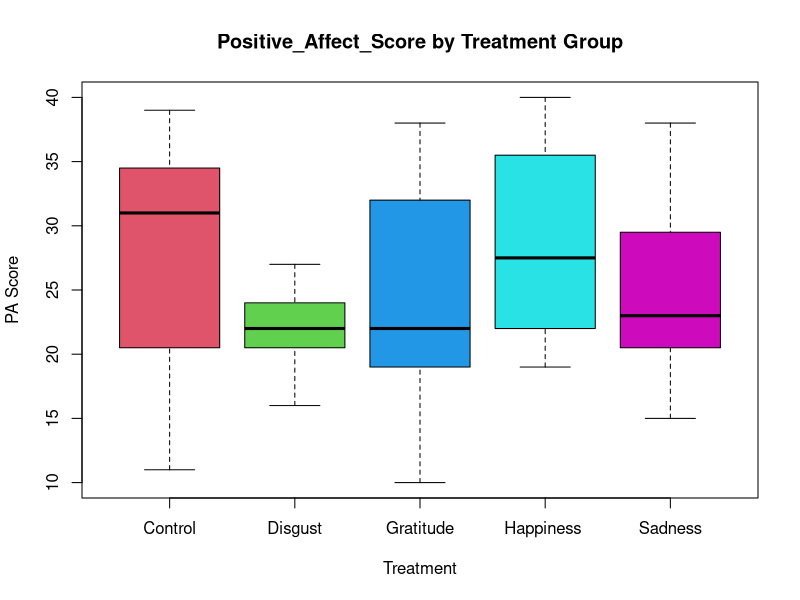
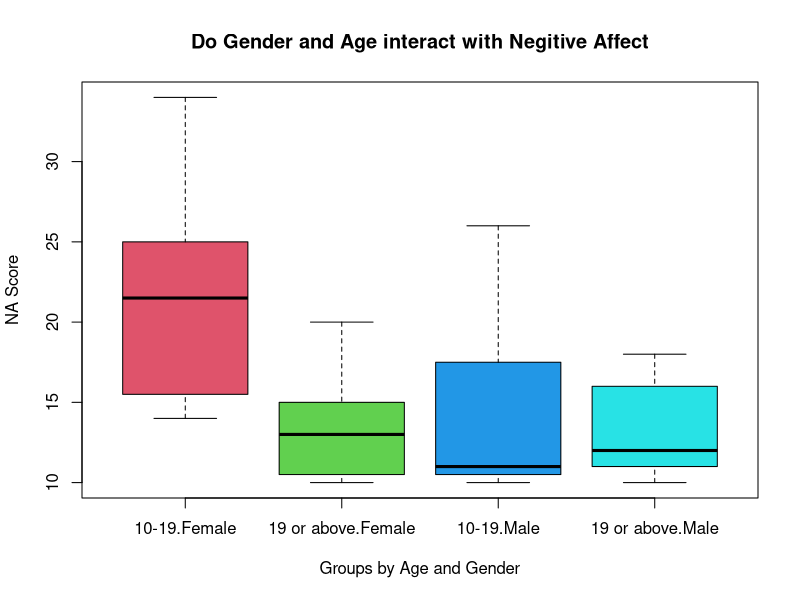

Write R code to recreate these figures, in order.
## ---- chunk 1
knitr::opts_chunk$set(echo = TRUE, error = TRUE)
## ---- chunk 2
affect <- read.csv("affect.csv")
head(affect)
dim(affect)
## ---- chunk 3
tapply(affect$Positive_Affect_Score, FUN = mean, affect$Treatment )
tapply(affect$Positive_Affect_Score, FUN = sd, affect$Treatment )
tapply(affect$Positive_Affect_Score, FUN = length, affect$Treatment )

## ---- chunk 4
boxplot(affect$Positive_Affect_Score ~ affect$Treatment, 
        main="Positive_Affect_Score by Treatment Group",
        ylab="PA Score",
        xlab = "Treatment",
        col=c(2:6))

## ---- chunk 5
anov.pa.treat <- aov(affect$Positive_Affect_Score ~ affect$Treatment)
summary(anov.pa.treat)
## ---- chunk 6
boxplot(affect$Negative_Affect_Score ~ affect$Age*affect$Gender, 
        main="Do Gender and Age interact with Negitive Affect",
        ylab="NA Score",
        xlab = "Groups by Age and Gender",
        col=c(2:5))
## ---- chunk 7
table(affect$Age)
## ---- chunk 8
table(affect$Gender)
## ---- chunk 9
table(affect$Age, affect$Gender)
## ---- chunk 10
aovNA.age.gender <- aov(affect$Negative_Affect_Score ~ affect$Age * affect$Gender)
summary(aovNA.age.gender)
## ---- chunk 11
TukeyHSD(aovNA.age.gender)
## ---- chunk 12
diet <- read.csv("Diet_R.csv")
diet$weight.loss <- diet$pre.weight-diet$weight6weeks
head(diet)
